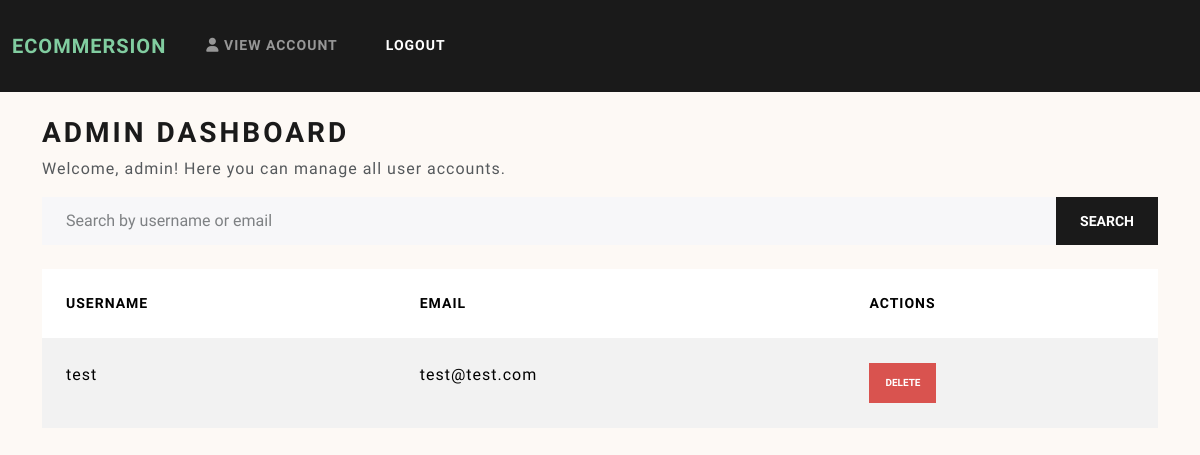
The page /adminDashboard (signed in) on the database as committed earlier.
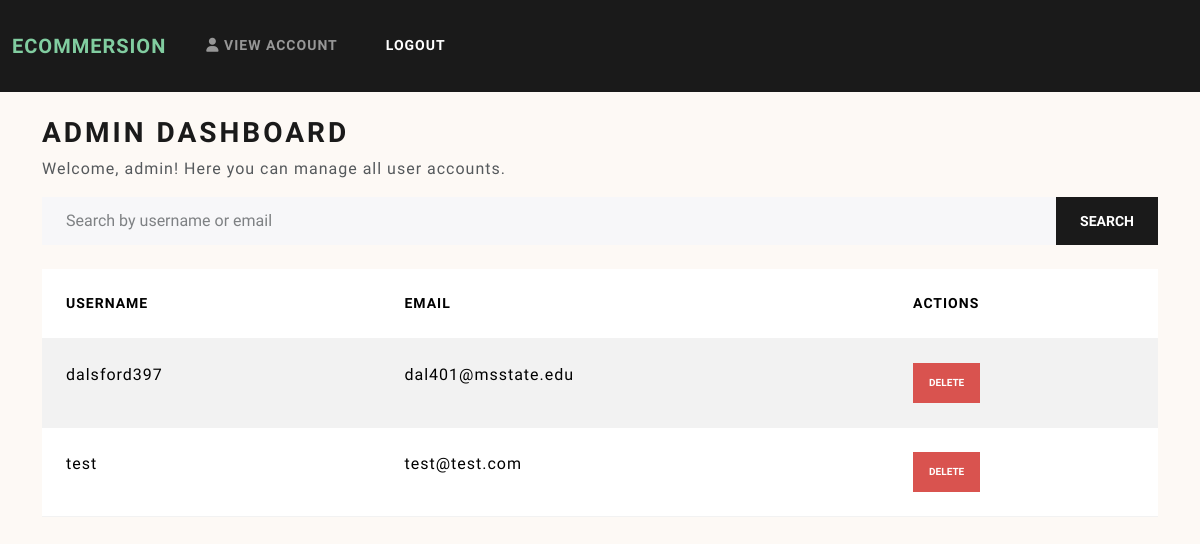
The same page on the database as committed later.
### models.py (models this page shows, shortened)
class User(db.Model, UserMixin):
    __tablename__ = 'users'
    userID = Column(Integer, primary_key=True)
    username = Column(String(50), nullable=False)
    password = Column(String(50), nullable=False)
    email = Column(String(50), nullable=False)
    address = Column(String(50), nullable=False)
    city = Column(String(50), nullable=False)
    state = Column(String(50), nullable=False)
    zipCode = Column(String(50), nullable=False)
    isAdmin = Column(Integer, nullable=False)

### main.py (the view)
@app.route("/adminDashboard", methods=["GET"])
@login_required
def adminDashboard():
    if not current_user.isAdmin:
        flash("You do not have permission to access this page.", "error")
        return redirect(url_for("home"))
    search_query = request.args.get("search", "")
    if search_query:
        users = User.query.filter(
            ((User.username.ilike(f"%{search_query}%")) | (User.email.ilike(f"%{search_query}%"))) &
            (User.isAdmin == False)  # Exclude admin accounts
        ).all()
    else:
        users = User.query.filter_by(isAdmin=False).all()
    return render_template("adminDashboard.html", users=users)

### main.py (called while the page is built)
@login.user_loader
def load_user(id):
    return db.session.get(User, int(id))

### templates/adminDashboard.html
{% extends "home.html" %}
{% block content %}
<div class="container mt-4">
    <h2>Admin Dashboard</h2>
    <p>Welcome, {{ current_user.username }}! Here you can manage all user accounts.</p>
    <form method="GET" action="{{ url_for('adminDashboard') }}" class="mb-4">
        <div class="input-group">
            <input type="text" class="form-control" name="search" placeholder="Search by username or email" value="{{ request.args.get('search', '') }}">
            <button type="submit" class="btn btn-primary">Search</button>
        </div>
    </form>
    <table class="table table-striped">
        <thead>
            <tr>
                <th>Username</th>
                <th>Email</th>
                <th>Actions</th>
            </tr>
        </thead>
        <tbody>
            {% for user in users %}
            <tr>
                <td>{{ user.username }}</td>
                <td>{{ user.email }}</td>
                <td>
                    <form method="POST" action="{{ url_for('deleteUser', user_id=user.userID) }}" style="display: inline;">
                        <button type="submit" class="btn btn-danger btn-sm" onclick="return confirm('Are you sure you want to delete this account? This action cannot be undone.')">Delete</button>
                    </form>
                </td>
            </tr>
            {% endfor %}
        </tbody>
    </table>
</div>
{% endblock %}

Rows that differ between the two databases and show on the page:
added User: username "dalsford397", email "dal401@msstate.edu"
